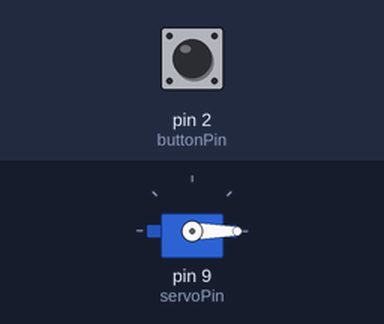
Recording of a sketch running on a simulated Arduino Uno, built with avr-gcc and run on an emulated ATmega328P. On the bench: servo. The test bench sets the inputs (shaded band); at power-on: pin 2 (buttonPin) HIGH.

Above: at 1.2 s.
1.3 s: pin 2 (buttonPin) pulled LOW for 0.15 s
At 1.8 s:
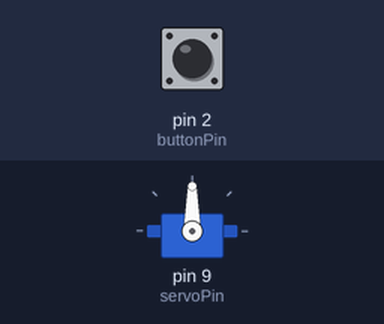
Timing chart, 0 to 4.3 s (numbered marks = the images above; inputs shaded):
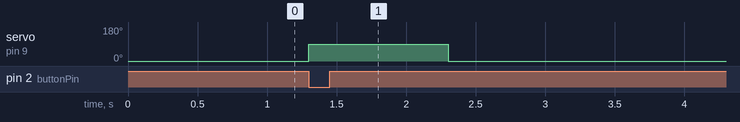

Measured:
- after the input at 1.3 s, servo on pin 9 (servoPin): 0° → 90° at once, → 0° 1.0 s later

The sketch:

pusherDraft.ino
```cpp
#include <Servo.h>

int servoPin = 9; //not connected yet
int buttonPin = 2;

Servo pusherServo;

int zeroPosition = 0;
int loadPosition = 90; // limit can be applied

bool lastButtonState = HIGH;

void setup()
{
  Serial.begin(9600);
  pinMode(buttonPin, INPUT_PULLUP);
  pusherServo.attach(servoPin);
  //pusher starts fully extended
  pusherServo.write(zeroPosition);
}

void loop()
{
  bool buttonState = digitalRead(buttonPin);
  // high - low means button has been pressed
  if(lastButtonState == HIGH && buttonState == LOW){
    loadAndFire(); // function to fire bullet
  }
  // assigns new last button state
  lastButtonState = buttonState;
  delay(20); // debounce
}

  void loadAndFire(){
    pusherServo.write(loadPosition); // moves servo to loading position when button is pressed
    delay(1000); // time for bullet to drop
    pusherServo.write(zeroPosition); // moves back to fully extended
    delay(300);
  }
```
